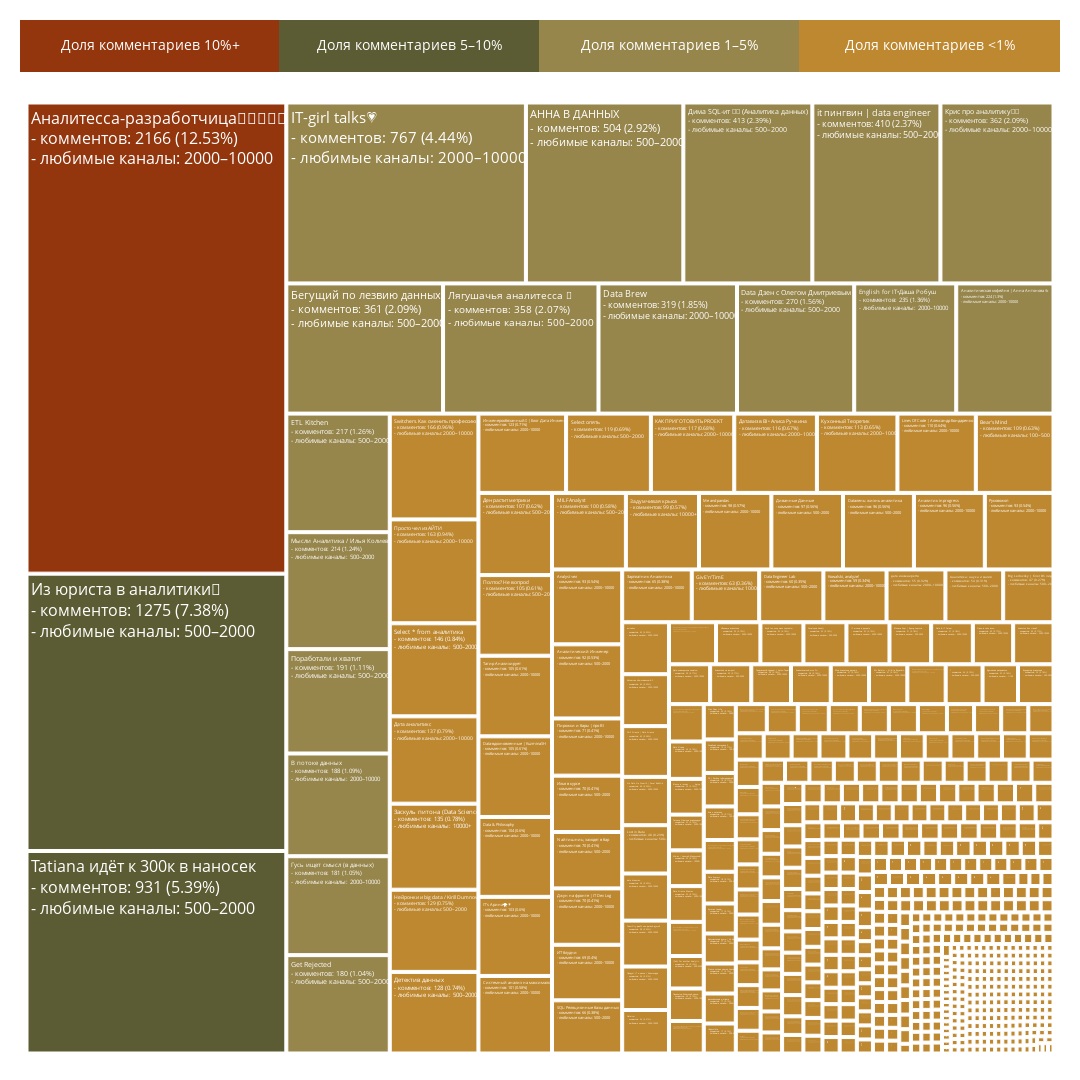

Notebook code cell kept with this figure:
### Code cell
def show_treemap_with_legend(data, path):
    fig = make_subplots(
        rows=2, cols=1,
        row_heights=[0.05, 0.95],
        vertical_spacing=0.0,
        specs=[[{"type": "xy"}], [{"type": "treemap"}]]
    )

    # Цвета и подписи для легенды
    legend_colors = {
        "10%+": "#93360e",
        "5–10%": "#5c5c34",
        "1–5%": "#97864c",
        "<1%": "#be8830"
    }

    legend_labels = list(legend_colors.keys())
    n = len(legend_labels)

    for i, (label, color) in enumerate(legend_colors.items()):
        # прямоугольник
        fig.add_trace(go.Scatter(
            x=[i, i + 1, i + 1, i, i],
            y=[0, 0, 1, 1, 0],
            fill="toself",
            fillcolor=color,
            line=dict(color=color),
            mode='lines',
            showlegend=False
        ), row=1, col=1)

        # текст поверх прямоугольника
        fig.add_trace(go.Scatter(
            x=[i + 0.5],
            y=[0.5],
            mode='text',
            text=f"Доля комментариев {label}",
            textfont=dict(size=14, color="white"),
            showlegend=False
        ), row=1, col=1)

    # основной treemap
    treemap_fig = px.treemap(
        data,
        path=path,
        values="comments_count",
        color="color_label",
        color_discrete_map=legend_colors
    )

    for trace in treemap_fig.data:
        fig.add_trace(trace, row=2, col=1)

    fig.update_layout(
        width=1080,
        height=1080,
        margin=dict(t=20, b=20, l=20, r=20),
        xaxis=dict(showgrid=False, zeroline=False, showticklabels=False, range=[0, n]),
        yaxis=dict(showgrid=False, zeroline=False, showticklabels=False, range=[0, 1]),
        plot_bgcolor='white',
        paper_bgcolor='white'
    )

    fig.update_traces(textfont=dict(size=16, color="white"), selector=dict(type='treemap'))
    fig.show()

    pio.write_image(
        fig,
        "treemap.png",
        scale=10,
        width=1080, height=1080
    )

show_treemap_with_legend(data=df_external_agg, path=["label"])

### Figure 1 — Plotly figure (JSON) as saved in the notebook; plotly's stock layout.template omitted (floating-point values rounded to 4 significant figures; data arrays with more than 128 entries replaced by an {"elided": "..."} marker saying what was removed)
{"data": [{"fill": "toself", "fillcolor": "#93360e", "line": {"color": "#93360e"}, "mode": "lines", "showlegend": false, "x": [0, 1, 1, 0, 0], "y": [0, 0, 1, 1, 0], "type": "scatter", "xaxis": "x", "yaxis": "y"}, {"mode": "text", "showlegend": false, "text": "Доля комментариев 10%+", "textfont": {"color": "white", "size": 14}, "x": [0.5], "y": [0.5], "type": "scatter", "xaxis": "x", "yaxis": "y"}, {"fill": "toself", "fillcolor": "#5c5c34", "line": {"color": "#5c5c34"}, "mode": "lines", "showlegend": false, "x": [1, 2, 2, 1, 1], "y": [0, 0, 1, 1, 0], "type": "scatter", "xaxis": "x", "yaxis": "y"}, {"mode": "text", "showlegend": false, "text": "Доля комментариев 5–10%", "textfont": {"color": "white", "size": 14}, "x": [1.5], "y": [0.5], "type": "scatter", "xaxis": "x", "yaxis": "y"}, {"fill": "toself", "fillcolor": "#97864c", "line": {"color": "#97864c"}, "mode": "lines", "showlegend": false, "x": [2, 3, 3, 2, 2], "y": [0, 0, 1, 1, 0], "type": "scatter", "xaxis": "x", "yaxis": "y"}, {"mode": "text", "showlegend": false, "text": "Доля комментариев 1–5%", "textfont": {"color": "white", "size": 14}, "x": [2.5], "y": [0.5], "type": "scatter", "xaxis": "x", "yaxis": "y"}, {"fill": "toself", "fillcolor": "#be8830", "line": {"color": "#be8830"}, "mode": "lines", "showlegend": false, "x": [3, 4, 4, 3, 3], "y": [0, 0, 1, 1, 0], "type": "scatter", "xaxis": "x", "yaxis": "y"}, {"mode": "text", "showlegend": false, "text": "Доля комментариев <1%", "textfont": {"color": "white", "size": 14}, "x": [3.5], "y": [0.5], "type": "scatter", "xaxis": "x", "yaxis": "y"}, {"branchvalues": "total", "customdata": {"elided": "657x1 str values"}, "domain": {"x": [0.0, 1.0], "y": [0.0, 0.95]}, "hovertemplate": "labels=%{label}<br>comments_count=%{value}<br>parent=%{parent}<br>id=%{id}<br>color_label=%{customdata[0]}<extra></extra>", "ids": {"elided": "657 str values"}, "labels": {"elided": "657 str values"}, "marker": {"colors": {"elided": "657 str values"}}, "name": "", "parents": {"elided": "657 str values"}, "values": {"elided": "657 float values"}, "type": "treemap", "textfont": {"color": "white", "size": 16}}], "layout": {"xaxis": {"anchor": "y", "domain": [0.0, 1.0], "showgrid": false, "zeroline": false, "showticklabels": false, "range": [0, 4]}, "yaxis": {"anchor": "x", "domain": [0.95, 1.0], "showgrid": false, "zeroline": false, "showticklabels": false, "range": [0, 1]}, "margin": {"t": 20, "b": 20, "l": 20, "r": 20}, "width": 1080, "height": 1080, "plot_bgcolor": "white", "paper_bgcolor": "white"}}
